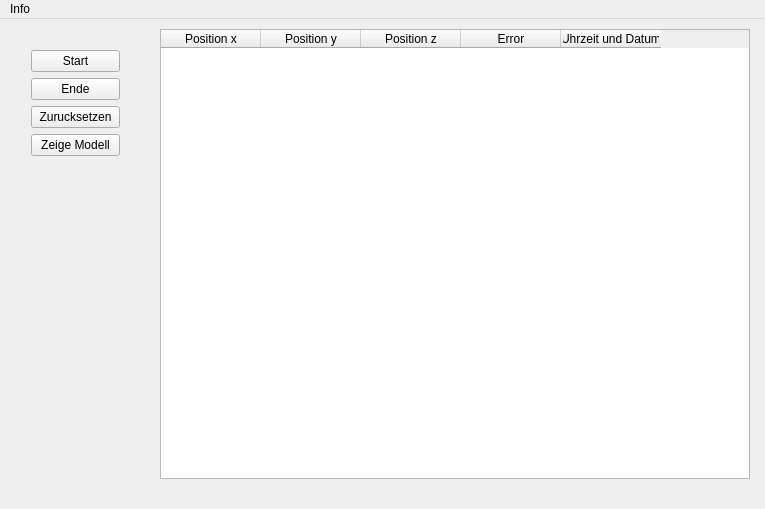
<?xml version="1.0" encoding="UTF-8"?>
<ui version="4.0">
 <class>MainWindow</class>
 <widget class="QMainWindow" name="MainWindow">
  <property name="geometry">
   <rect>
    <x>0</x>
    <y>0</y>
    <width>765</width>
    <height>509</height>
   </rect>
  </property>
  <property name="windowTitle">
   <string>Eagle Eye - Kamerabasiertes Indoor-Navigationssystem (Client)</string>
  </property>
  <property name="windowIcon">
   <iconset resource="../image.qrc">
    <normaloff>:/new/prefix1/image/icon.jpg</normaloff>:/new/prefix1/image/icon.jpg</iconset>
  </property>
  <widget class="QWidget" name="centralWidget">
   <widget class="QLabel" name="lbl_label">
    <property name="geometry">
     <rect>
      <x>440</x>
      <y>460</y>
      <width>381</width>
      <height>41</height>
     </rect>
    </property>
    <property name="text">
     <string/>
    </property>
   </widget>
   <widget class="QWidget" name="layoutWidget">
    <property name="geometry">
     <rect>
      <x>20</x>
      <y>20</y>
      <width>111</width>
      <height>128</height>
     </rect>
    </property>
    <layout class="QVBoxLayout" name="verticalLayout">
     <item>
      <widget class="QPushButton" name="cmd_start">
       <property name="text">
        <string>Start</string>
       </property>
      </widget>
     </item>
     <item>
      <widget class="QPushButton" name="cmd_ende">
       <property name="text">
        <string>Ende</string>
       </property>
      </widget>
     </item>
     <item>
      <widget class="QPushButton" name="zurucksetzenBottum">
       <property name="text">
        <string>Zurucksetzen</string>
       </property>
      </widget>
     </item>
     <item>
      <widget class="QPushButton" name="showModelButton">
       <property name="text">
        <string>Zeige Modell</string>
       </property>
      </widget>
     </item>
    </layout>
   </widget>
   <widget class="QTableWidget" name="tableWidget">
    <property name="geometry">
     <rect>
      <x>160</x>
      <y>10</y>
      <width>590</width>
      <height>450</height>
     </rect>
    </property>
    <property name="sizePolicy">
     <sizepolicy hsizetype="Expanding" vsizetype="Expanding">
      <horstretch>0</horstretch>
      <verstretch>0</verstretch>
     </sizepolicy>
    </property>
    <property name="minimumSize">
     <size>
      <width>0</width>
      <height>0</height>
     </size>
    </property>
    <column>
     <property name="text">
      <string>Position x</string>
     </property>
    </column>
    <column>
     <property name="text">
      <string>Position y</string>
     </property>
    </column>
    <column>
     <property name="text">
      <string>Position z</string>
     </property>
    </column>
    <column>
     <property name="text">
      <string>Error</string>
     </property>
    </column>
    <column>
     <property name="text">
      <string>Uhrzeit und Datum</string>
     </property>
    </column>
   </widget>
  </widget>
  <widget class="QMenuBar" name="menuBar">
   <property name="geometry">
    <rect>
     <x>0</x>
     <y>0</y>
     <width>765</width>
     <height>25</height>
    </rect>
   </property>
   <widget class="QMenu" name="menuInfo">
    <property name="title">
     <string>Info</string>
    </property>
    <addaction name="actionUeber_Eagle_Eye"/>
   </widget>
   <addaction name="menuInfo"/>
  </widget>
  <action name="actionUeber_Eagle_Eye">
   <property name="text">
    <string>Ueber Eagle Eye</string>
   </property>
  </action>
 </widget>
 <layoutdefault spacing="6" margin="11"/>
 <resources>
  <include location="../image.qrc"/>
 </resources>
 <connections/>
</ui>
